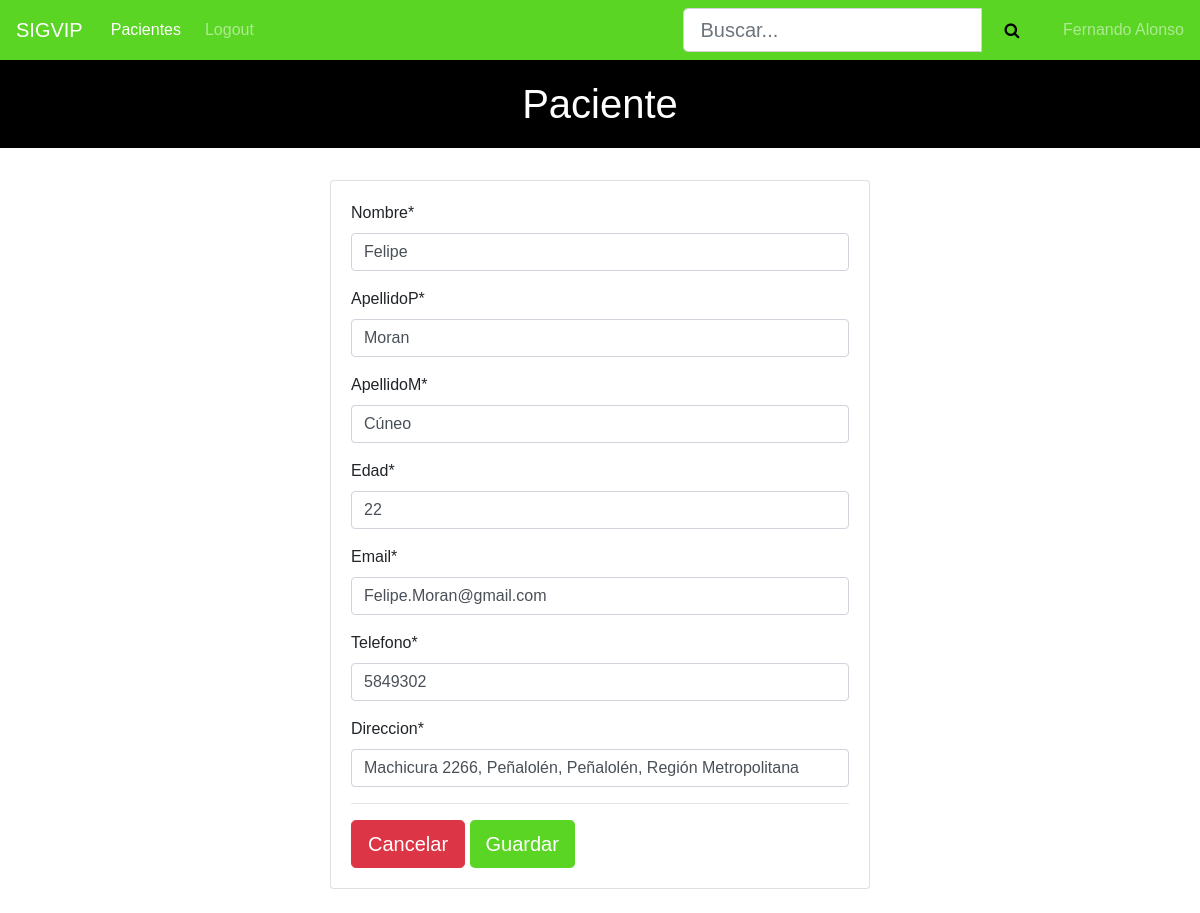
The app's page /ficha/1/update/ (signed in) with its own data.
### api/models.py (models this page shows, shortened)
class User(AbstractBaseUser,PermissionsMixin):
    rut = models.CharField(max_length=10,unique=True,validators=[verificador_run])
    nombre = models.CharField(max_length=45)
    apellidoP = models.CharField(max_length=45)
    apellidoM = models.CharField(max_length=45)
    especialidad = models.CharField(max_length=45)
    email = models.EmailField(max_length=60,unique=True)
    """Permisos de usuario"""
    is_active = models.BooleanField(default=True)
    is_staff = models.BooleanField(default=False)
    is_superuser = models.BooleanField(default=False)
    objects = UserManager()
    USERNAME_FIELD = 'email'
    REQUIRED_FIELDS = ['rut','nombre', 'apellidoP','apellidoM']

class Paciente(models.Model):
    rut = models.CharField(max_length=10,unique=True,validators=[verificador_run])
    nombre = models.CharField(max_length=45)
    apellidoP = models.CharField(max_length=45)
    apellidoM = models.CharField(max_length=45)
    edad = models.IntegerField()
    email = models.EmailField(max_length=60)
    telefono = models.IntegerField()
    direccion = models.CharField(max_length=200)
    pacientes = models.Manager()

### ficha/views.py (the view)
# urls.py: url(r'^(?P<pk>\d+)/update/$',views.PacienteUpdate.as_view(success_url='pacientes/'),name='paciente_update'),
class PacienteUpdate(UpdateView):
    model = Paciente
    template_name = './actualizar_paciente_form.html'
    fields = ['nombre','apellidoP','apellidoM','edad','email','telefono','direccion']

### ficha/templates/actualizar_paciente_form.html (shortened to what this page needs)
{% extends "base.html" %}
{% block pagina %}
    <h1>Paciente</h1>
{% endblock %}
{% block content %}
{% load crispy_forms_tags %}
<br>
<div class="row">
    <div class="col-12 col-md-6 offset-md-3">
        <div class="card">
            <form action="" method="POST" class="card-body">
                {{form | crispy }}
                <hr>
                <div class="d-flex justify-content-start">
                    <a class="btn btn-danger btn-lg" href="{{request.META.HTTP_REFERER}}" role="button">Cancelar</a>
                    <input type="submit" class="btn btn-lg btn-primary " value="Guardar" onclick="Actualizar()"></input>
                </div>
            </form>
        </div>
    </div>
</div>
<br>
{% endblock %}

### pacientes/templates/navbar.html (shortened to what this page needs)
<nav class="navbar navbar-expand-lg navbar-dark">
    <a class="navbar-brand" href="{% url 'index' %}">SIGVIP</a>
    <div class="collapse navbar-collapse" id="navbarNav">
      <ul class="navbar-nav mr-auto">
        {% if user.is_authenticated %}
            <li class="nav-item active">
                <a class="nav-link" href="/pacientes">Pacientes<span class="sr-only">(current)</span></a>
            </li>
            <li class="nav-item">
                <a class="nav-link" href="{% url 'logout' %}">Logout</a>
            </li>
        </ul>
        <div class="search" style="width: fit-content;margin-left: 35%">
            <form method="GET">
                <div id="custom-search-input">
                    <div class="input-group">
                        <input type="text" class="form-control btn-lg" placeholder="Buscar..." name="buscar"
                            value="{{request.GET.buscar}}">
                        <span class="input-group-list">
                            <button style="background-color: #5ad524;border: none;height: 44px;" type="submit"><i class="fa fa-search btn-lg"></i></button>
                        </span>
                    </div>
                </div>
            </form>
        </div>
        <span class="navbar-text" style="width: fit-content;margin-left: 2%">
            {{user.nombre}} {{user.apellidoP}}
        </span>
        {% else %}
            <li class="nav-item">
                <a class="nav-link" href="{% url 'login' %}">Login</a>
            </li>
        {% endif %}
    </div>
</nav>

### static/css/cursos.css (style rules this page uses)
body { margin: 0; padding: 0; font-family: sans-serif; }
.navbar { background-color: #5ad524; }
.navbar .navbar-brand { color: white; }
h1 { text-align: center; background-color: black; padding: 20px; color: white; }
.navbar .nav-link { color: white; border-radius: .25rem; margin: 0 0.25em; }
.btn-primary { background-color: #5ad524; border: none; }
.card { position: relative; }

### records on screen
User: nombre "Fernando", apellidoP "Alonso"
Paciente: nombre "Felipe", apellidoP "Moran", apellidoM "Cúneo", edad "22", email "Felipe.Moran@gmail.com", telefono "5849302", direccion "Machicura 2266, Peñalolén, Peñalolén, Región Metropolitana"
